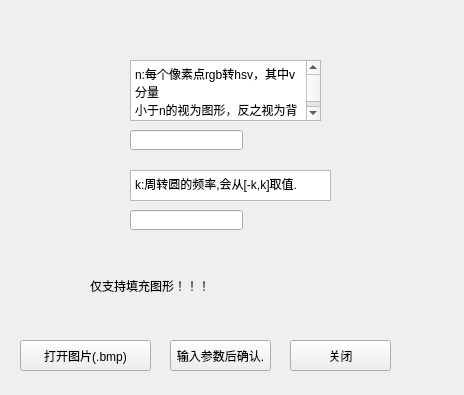
<?xml version="1.0" encoding="UTF-8"?>
<ui version="4.0">
 <class>FourierWidget</class>
 <widget class="QWidget" name="FourierWidget">
  <property name="geometry">
   <rect>
    <x>0</x>
    <y>0</y>
    <width>464</width>
    <height>395</height>
   </rect>
  </property>
  <property name="windowTitle">
   <string>FourierWidget</string>
  </property>
  <widget class="QPushButton" name="pbt1">
   <property name="enabled">
    <bool>true</bool>
   </property>
   <property name="geometry">
    <rect>
     <x>20</x>
     <y>340</y>
     <width>131</width>
     <height>31</height>
    </rect>
   </property>
   <property name="cursor">
    <cursorShape>ArrowCursor</cursorShape>
   </property>
   <property name="text">
    <string>打开图片(.bmp)</string>
   </property>
  </widget>
  <widget class="QPushButton" name="pbt3">
   <property name="geometry">
    <rect>
     <x>290</x>
     <y>340</y>
     <width>101</width>
     <height>31</height>
    </rect>
   </property>
   <property name="text">
    <string>关闭</string>
   </property>
  </widget>
  <widget class="QLineEdit" name="ed1">
   <property name="geometry">
    <rect>
     <x>130</x>
     <y>130</y>
     <width>113</width>
     <height>20</height>
    </rect>
   </property>
  </widget>
  <widget class="QLineEdit" name="ed2">
   <property name="geometry">
    <rect>
     <x>130</x>
     <y>210</y>
     <width>113</width>
     <height>20</height>
    </rect>
   </property>
  </widget>
  <widget class="QPushButton" name="pbt2">
   <property name="geometry">
    <rect>
     <x>170</x>
     <y>340</y>
     <width>101</width>
     <height>31</height>
    </rect>
   </property>
   <property name="text">
    <string>输入参数后确认.</string>
   </property>
  </widget>
  <widget class="QPlainTextEdit" name="ped1">
   <property name="geometry">
    <rect>
     <x>130</x>
     <y>60</y>
     <width>191</width>
     <height>61</height>
    </rect>
   </property>
   <property name="plainText">
    <string>n:每个像素点rgb转hsv，其中v分量
小于n的视为图形，反之视为背景</string>
   </property>
  </widget>
  <widget class="QPlainTextEdit" name="ped2">
   <property name="geometry">
    <rect>
     <x>130</x>
     <y>170</y>
     <width>201</width>
     <height>31</height>
    </rect>
   </property>
   <property name="plainText">
    <string>k:周转圆的频率,会从[-k,k]取值.</string>
   </property>
  </widget>
  <widget class="QLabel" name="label">
   <property name="geometry">
    <rect>
     <x>90</x>
     <y>250</y>
     <width>171</width>
     <height>71</height>
    </rect>
   </property>
   <property name="text">
    <string>仅支持填充图形！！！</string>
   </property>
  </widget>
 </widget>
 <resources/>
 <connections/>
</ui>
